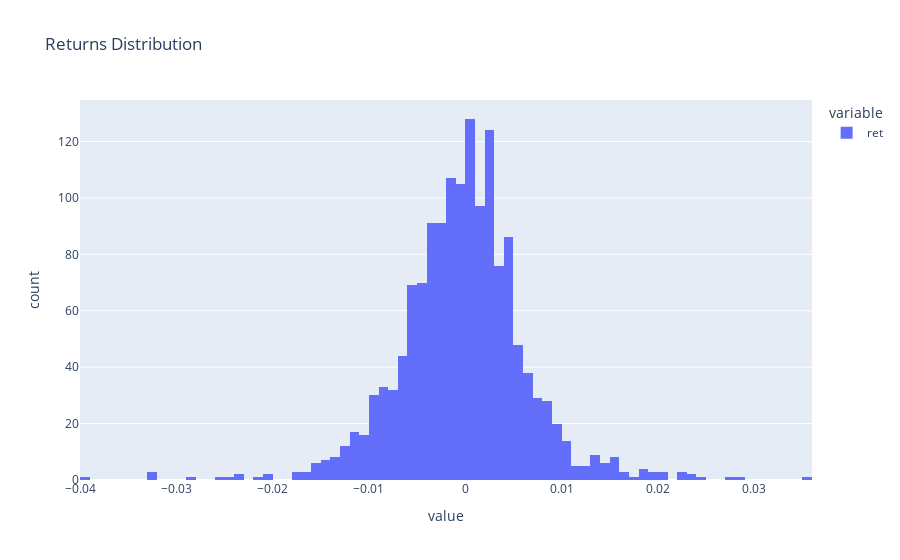
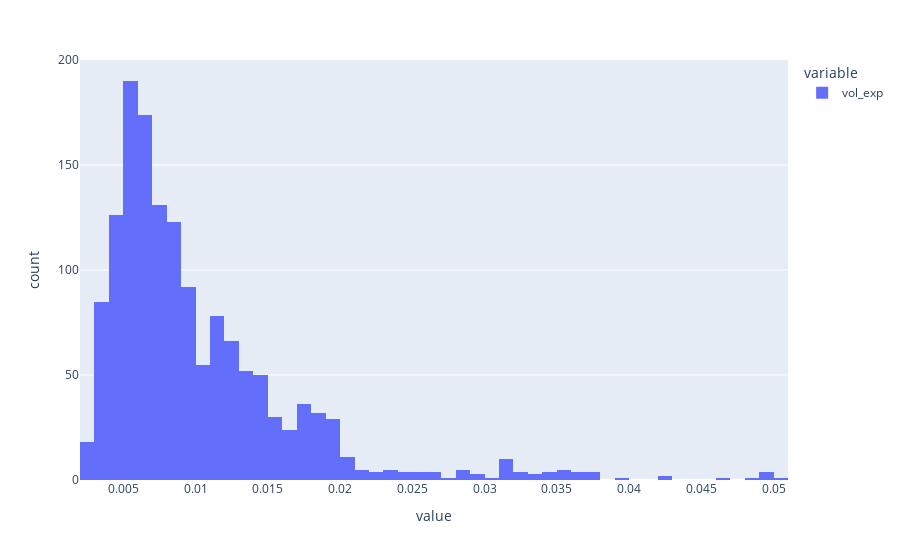
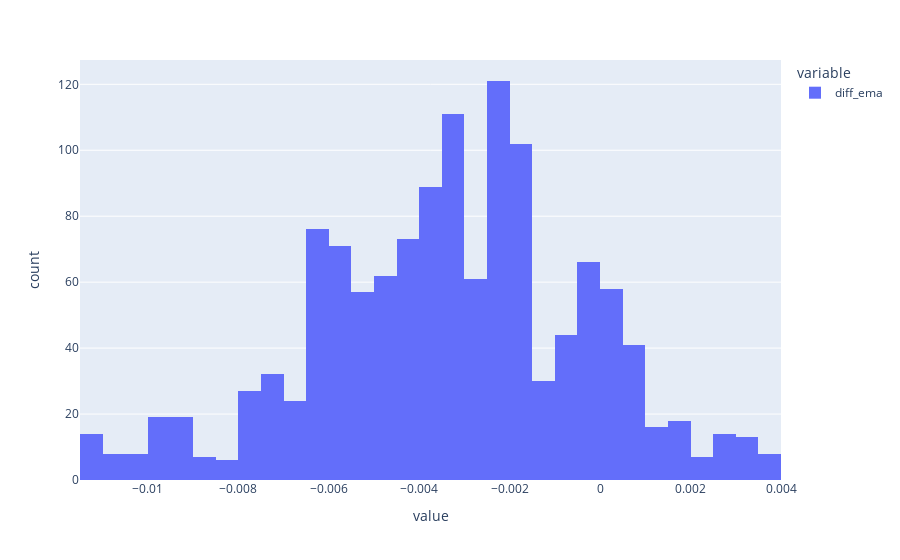
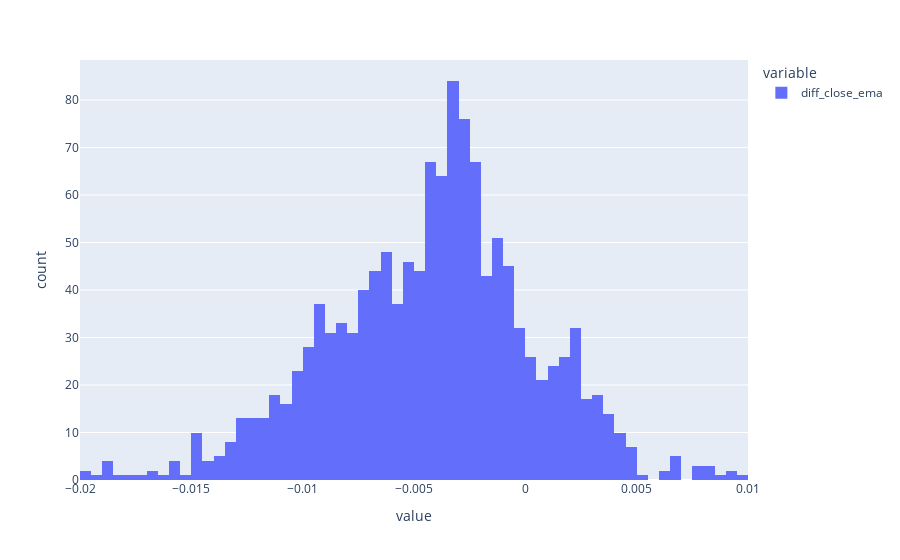

Notebook source saved alongside these figures, in order:
### Code cell
df[['ret']].plot.hist(title=' Returns Distribution').show()
df[['vol_exp']].plot.hist('Volatility Distribution').show()
df[['diff_ema']].plot.hist('Diff Between 2 EMA Distribution').show()
df[['diff_close_ema']].plot.hist('Diff Between  EMA and Close Distribution').show()
df[['con_wl']].plot.hist('Consecutive Returns Distribution').show()

### Figure 1 — Plotly figure (JSON) as saved in the notebook; plotly's stock layout.template omitted (floating-point values rounded to 4 significant figures; data arrays with more than 128 entries replaced by an {"elided": "..."} marker saying what was removed)
{"data": [{"alignmentgroup": "True", "bingroup": "x", "hovertemplate": "variable=ret<br>value=%{x}<br>count=%{y}<extra></extra>", "legendgroup": "ret", "marker": {"color": "#636efa", "pattern": {"shape": ""}}, "name": "ret", "offsetgroup": "ret", "orientation": "v", "showlegend": true, "type": "histogram", "x": {"elided": "1501 float values"}, "xaxis": "x", "yaxis": "y"}], "layout": {"autosize": true, "barmode": "relative", "legend": {"title": {"text": "variable"}, "tracegroupgap": 0}, "title": {"text": " Returns Distribution"}, "xaxis": {"anchor": "y", "autorange": true, "domain": [0, 1], "range": [-0.04, 0.036], "title": {"text": "value"}, "type": "linear"}, "yaxis": {"anchor": "x", "autorange": true, "domain": [0, 1], "range": [0, 134.7], "title": {"text": "count"}}}}

### Figure 2 — Plotly figure (JSON) as saved in the notebook; plotly's stock layout.template omitted (floating-point values rounded to 4 significant figures; data arrays with more than 128 entries replaced by an {"elided": "..."} marker saying what was removed)
{"data": [{"alignmentgroup": "True", "bingroup": "x", "hovertemplate": "variable=vol_exp<br>value=%{x}<br>count=%{y}<extra></extra>", "legendgroup": "vol_exp", "marker": {"color": "#636efa", "pattern": {"shape": ""}}, "name": "vol_exp", "offsetgroup": "vol_exp", "orientation": "v", "showlegend": true, "type": "histogram", "x": {"elided": "1501 float values"}, "xaxis": "x", "yaxis": "y"}], "layout": {"autosize": true, "barmode": "relative", "legend": {"title": {"text": "variable"}, "tracegroupgap": 0}, "margin": {"t": 60}, "xaxis": {"anchor": "y", "autorange": true, "domain": [0, 1], "range": [0.002, 0.051], "title": {"text": "value"}, "type": "linear"}, "yaxis": {"anchor": "x", "autorange": true, "domain": [0, 1], "range": [0, 200], "title": {"text": "count"}}}}

### Figure 3 — Plotly figure (JSON) as saved in the notebook; plotly's stock layout.template omitted (floating-point values rounded to 4 significant figures; data arrays with more than 128 entries replaced by an {"elided": "..."} marker saying what was removed)
{"data": [{"alignmentgroup": "True", "bingroup": "x", "hovertemplate": "variable=diff_ema<br>value=%{x}<br>count=%{y}<extra></extra>", "legendgroup": "diff_ema", "marker": {"color": "#636efa", "pattern": {"shape": ""}}, "name": "diff_ema", "offsetgroup": "diff_ema", "orientation": "v", "showlegend": true, "type": "histogram", "x": {"elided": "1501 float values"}, "xaxis": "x", "yaxis": "y"}], "layout": {"autosize": true, "barmode": "relative", "legend": {"title": {"text": "variable"}, "tracegroupgap": 0}, "margin": {"t": 60}, "xaxis": {"anchor": "y", "autorange": true, "domain": [0, 1], "range": [-0.0115, 0.004], "title": {"text": "value"}, "type": "linear"}, "yaxis": {"anchor": "x", "autorange": true, "domain": [0, 1], "range": [0, 127.4], "title": {"text": "count"}}}}

### Figure 4 — Plotly figure (JSON) as saved in the notebook; plotly's stock layout.template omitted (floating-point values rounded to 4 significant figures; data arrays with more than 128 entries replaced by an {"elided": "..."} marker saying what was removed)
{"data": [{"alignmentgroup": "True", "bingroup": "x", "hovertemplate": "variable=diff_close_ema<br>value=%{x}<br>count=%{y}<extra></extra>", "legendgroup": "diff_close_ema", "marker": {"color": "#636efa", "pattern": {"shape": ""}}, "name": "diff_close_ema", "offsetgroup": "diff_close_ema", "orientation": "v", "showlegend": true, "type": "histogram", "x": {"elided": "1501 float values"}, "xaxis": "x", "yaxis": "y"}], "layout": {"autosize": true, "barmode": "relative", "legend": {"title": {"text": "variable"}, "tracegroupgap": 0}, "margin": {"t": 60}, "xaxis": {"anchor": "y", "autorange": true, "domain": [0, 1], "range": [-0.02, 0.01], "title": {"text": "value"}, "type": "linear"}, "yaxis": {"anchor": "x", "autorange": true, "domain": [0, 1], "range": [0, 88.42], "title": {"text": "count"}}}}
